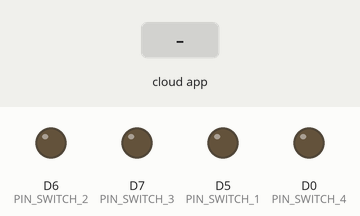
The sketch below on a simulated ESP8266 (NodeMCU). On the bench: output pins drawn as LEDs (lit = HIGH). The test bench sets the inputs (shaded band). The RemoteXY app is connected.

Above: at 1.2 s.
1.3 s: the phone or cloud app sets switch_1 to 1
At 1.8 s:
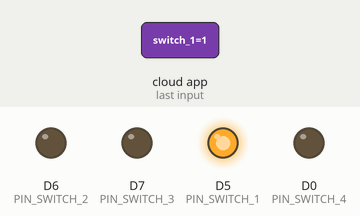
2.8 s: the phone or cloud app sets switch_2 to 1
At 4.0 s:
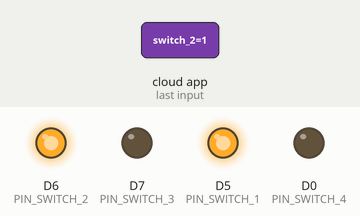
4.3 s: the phone or cloud app sets switch_3 to 1
At 5.3 s:
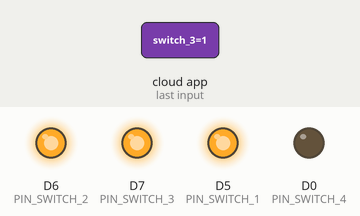
5.8 s: the phone or cloud app sets switch_4 to 1
At 6.4 s:
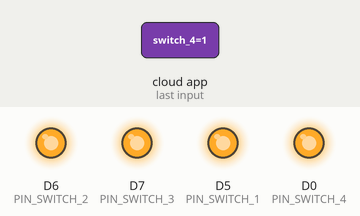
7.3 s: the phone or cloud app sets switch_1 to 0
At 7.6 s:
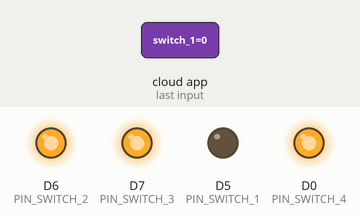
8.8 s: the phone or cloud app sets switch_2 to 0
At 9.9 s:
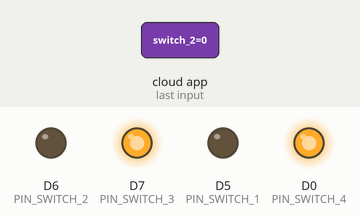
Timing chart, 0 to 11.3 s (numbered marks = the images above; inputs shaded):
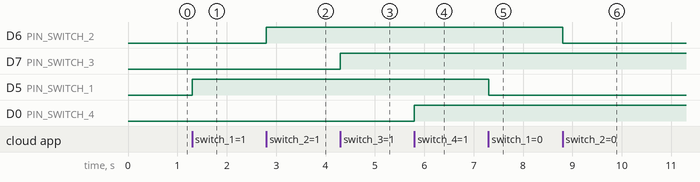

The sketch:

WIFIModule.ino
```cpp
#define REMOTEXY_MODE__ESP8266WIFI_LIB_POINT
#include <ESP8266WiFi.h>

#include <RemoteXY.h>
// настройки соединения
#define REMOTEXY_WIFI_SSID "RemoteXY"
#define REMOTEXY_WIFI_PASSWORD "12345678"
#define REMOTEXY_SERVER_PORT 6377


// конфигурация интерфейса
#pragma pack(push, 1)
uint8_t RemoteXY_CONF[] =
  { 255,4,0,0,0,71,0,8,13,1,
  2,0,37,12,22,11,2,26,31,31,
  79,78,0,79,70,70,0,2,0,37,
  32,22,11,2,26,31,31,79,78,0,
  79,70,70,0,2,0,37,51,22,11,
  2,26,31,31,79,78,0,79,70,70,
  0,2,0,37,74,22,11,2,26,31,
  31,79,78,0,79,70,70,0 };

// структура определяет все переменные вашего интерфейса управления
struct {

    // input variable
  uint8_t switch_1; // =1 если переключатель включен и =0 если отключен
  uint8_t switch_2; // =1 если переключатель включен и =0 если отключен
  uint8_t switch_3; // =1 если переключатель включен и =0 если отключен
  uint8_t switch_4; // =1 если переключатель включен и =0 если отключен

    // other variable
  uint8_t connect_flag;  // =1 if wire connected, else =0

} RemoteXY;
#pragma pack(pop)

/////////////////////////////////////////////
//           END RemoteXY include          //
/////////////////////////////////////////////

#define PIN_SWITCH_1 D5
#define PIN_SWITCH_2 D6
#define PIN_SWITCH_3 D7
#define PIN_SWITCH_4 D0


void setup()
{
  RemoteXY_Init ();

  pinMode (PIN_SWITCH_1, OUTPUT);
  pinMode (PIN_SWITCH_2, OUTPUT);
  pinMode (PIN_SWITCH_3, OUTPUT);
  pinMode (PIN_SWITCH_4, OUTPUT);

  // TODO you setup code

}

void loop()
{
  RemoteXY_Handler ();

  digitalWrite(PIN_SWITCH_1, (RemoteXY.switch_1==0)?LOW:HIGH);
  digitalWrite(PIN_SWITCH_2, (RemoteXY.switch_2==0)?LOW:HIGH);
  digitalWrite(PIN_SWITCH_3, (RemoteXY.switch_3==0)?LOW:HIGH);
  digitalWrite(PIN_SWITCH_4, (RemoteXY.switch_4==0)?LOW:HIGH);

  // TODO you loop code
  // используйте структуру RemoteXY для передачи данных


}
```

Measured:
- after the input at 1.3 s, D5 (PIN_SWITCH_1): LOW → HIGH at once
- after the input at 2.8 s, D6 (PIN_SWITCH_2): LOW → HIGH at once
- after the input at 4.3 s, D7 (PIN_SWITCH_3): LOW → HIGH at once
- after the input at 5.8 s, D0 (PIN_SWITCH_4): LOW → HIGH at once
- after the input at 7.3 s, D5 (PIN_SWITCH_1): HIGH → LOW at once
- after the input at 8.8 s, D6 (PIN_SWITCH_2): HIGH → LOW at once
